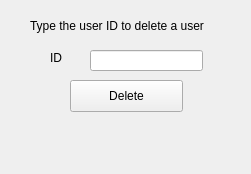
<?xml version="1.0" encoding="UTF-8"?>
<ui version="4.0">
 <class>Form</class>
 <widget class="QWidget" name="Form">
  <property name="geometry">
   <rect>
    <x>0</x>
    <y>0</y>
    <width>251</width>
    <height>174</height>
   </rect>
  </property>
  <property name="windowTitle">
   <string>Delete</string>
  </property>
  <widget class="QPushButton" name="pushButton_2">
   <property name="geometry">
    <rect>
     <x>70</x>
     <y>80</y>
     <width>113</width>
     <height>32</height>
    </rect>
   </property>
   <property name="text">
    <string>Delete</string>
   </property>
  </widget>
  <widget class="QLabel" name="label_11">
   <property name="geometry">
    <rect>
     <x>50</x>
     <y>50</y>
     <width>81</width>
     <height>16</height>
    </rect>
   </property>
   <property name="text">
    <string>ID</string>
   </property>
  </widget>
  <widget class="QLineEdit" name="lineEdit_5">
   <property name="geometry">
    <rect>
     <x>90</x>
     <y>50</y>
     <width>113</width>
     <height>21</height>
    </rect>
   </property>
   <property name="text">
    <string/>
   </property>
  </widget>
  <widget class="QLabel" name="label_3">
   <property name="geometry">
    <rect>
     <x>30</x>
     <y>10</y>
     <width>201</width>
     <height>31</height>
    </rect>
   </property>
   <property name="text">
    <string>Type the user ID to delete a user</string>
   </property>
  </widget>
 </widget>
 <resources/>
 <connections/>
</ui>
